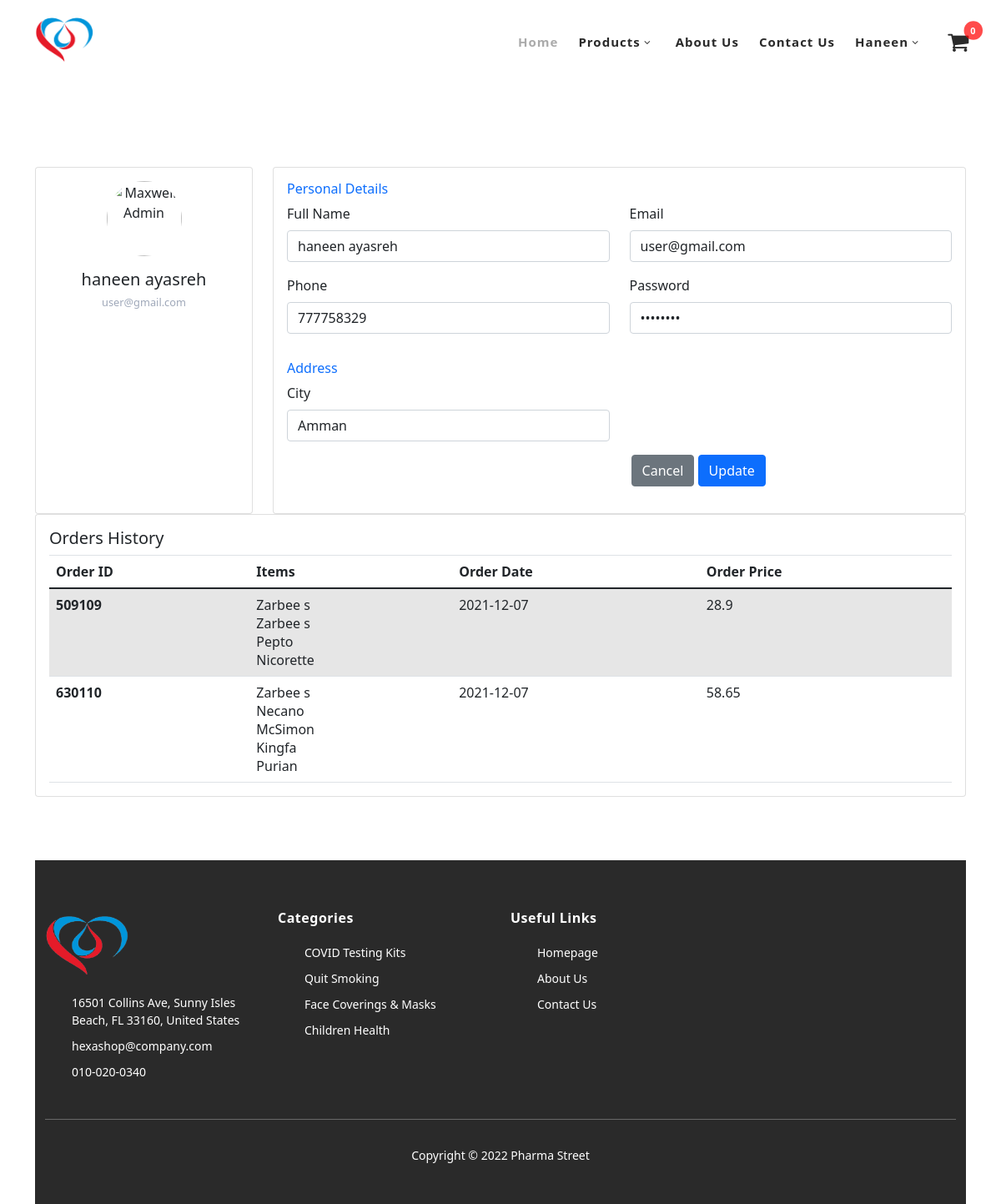
The page /setting.php (signed in) on the database as committed earlier.
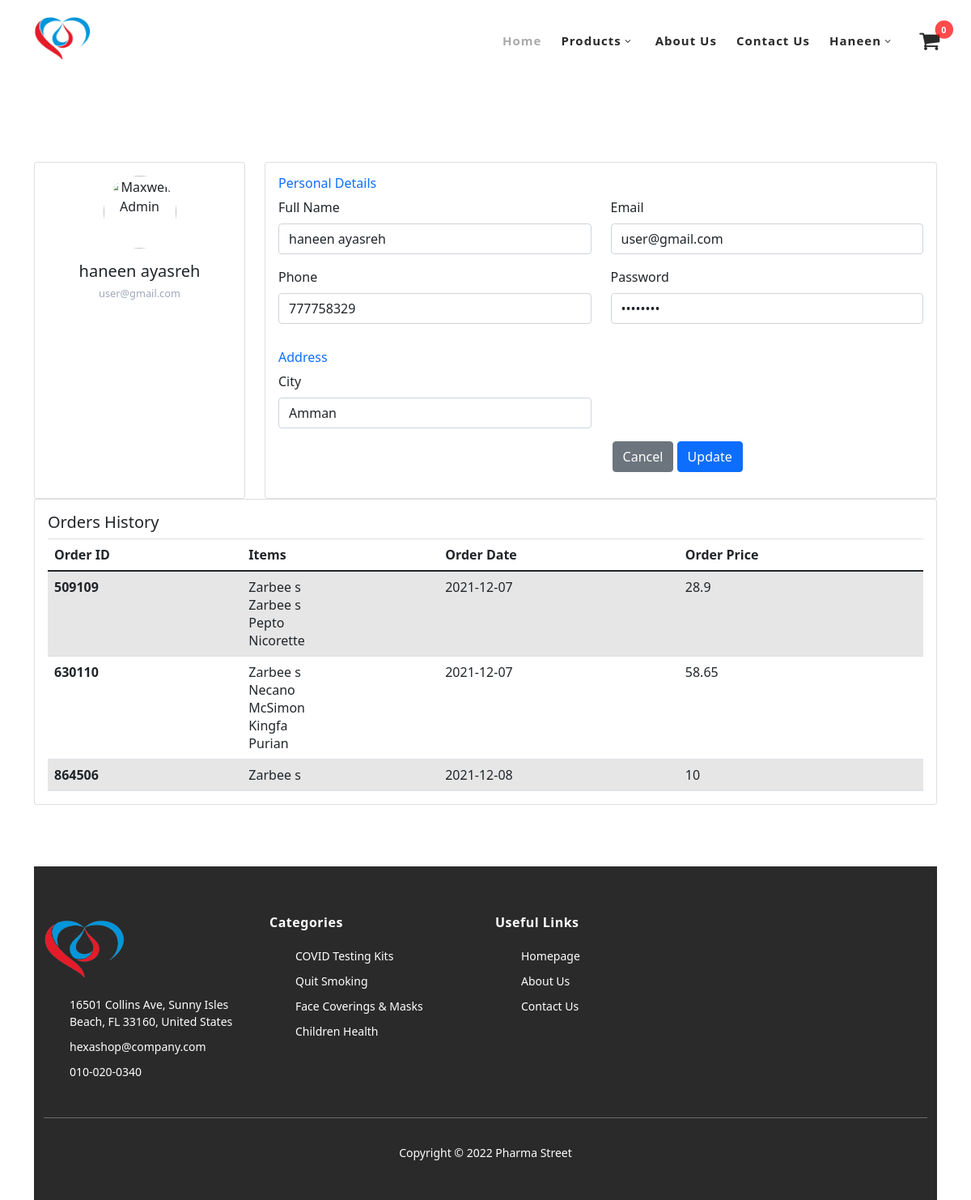
The same page on the database as committed later.
### tables this page shows
CREATE TABLE `history` (
  `history_id` int(11) NOT NULL,
  `user_id` int(11) DEFAULT NULL,
  `item_id` varchar(255) DEFAULT NULL,
  `history_date` date DEFAULT NULL,
  `coupon_Id` int(11) NOT NULL,
  `order_price` float NOT NULL
);

### setting.php (the view, shortened to what this page needs)
<?php include("header.php");
include "admin/includes/config.php";
$id = $_SESSION["users"]["id"];
$select = "SELECT * FROM user WHERE user_id=$id";
$query = mysqli_query($conn, $select);
$row = mysqli_fetch_assoc($query);
$selectx = "SELECT * FROM history where user_id = $id";
$rowx = $conn->query($selectx);
?>
<link rel="stylesheet" href="setting.css">
<link rel="stylesheet" href="https://cdn.jsdelivr.net/npm/bootstrap@5.0.0-alpha1/dist/css/bootstrap.min.css">
<form action="" method="post">
  <div class="container">
    <div class="row gutters">
      <div class="col-xl-3 col-lg-3 col-md-12 col-sm-12 col-12">
        <div class="card h-100">
          <div class="card-body">
            <div class="account-settings">
              <div class="user-profile">
                <div class="user-avatar">
                  <img src="https://bootdey.com/img/Content/avatar/avatar7.png" alt="Maxwell Admin">
                </div>
                <h5 class="user-name"><?php echo $row["user_fullname"] ?></h5>
                <h6 class="user-email"><?php echo $row["user_email"] ?></h6>
              </div>
            </div>
          </div>
        </div>
      </div>
      <div class="col-xl-9 col-lg-9 col-md-12 col-sm-12 col-12">
        <div class="card h-100">
          <div class="card-body">
            <div class="row gutters">
              <div class="col-xl-12 col-lg-12 col-md-12 col-sm-12 col-12">
                <h6 class="mb-2 text-primary">Personal Details</h6>
              </div>
              <div class="col-xl-6 col-lg-6 col-md-6 col-sm-6 col-12">
                <div class="form-group">
                  <label for="fullName">Full Name</label>
                  <input type="text" name="user_fullname" class="form-control" id="fullName" value="<?php echo $row["user_fullname"] ?>" placeholder="Enter full name">
                </div>
              </div>
              <div class="col-xl-6 col-lg-6 col-md-6 col-sm-6 col-12">
                <div class="form-group">
                  <label for="eMail">Email</label>
                  <input type="email" name="user_email" class="form-control" id="eMail" value="<?php echo $row["user_email"] ?>" placeholder="Enter email ID">
                </div>
              </div>
              <div class="col-xl-6 col-lg-6 col-md-6 col-sm-6 col-12">
                <div class="form-group">
                  <label for="phone">Phone</label>
                  <input type="text" name="user_phone" class="form-control" id="phone" value="<?php echo $row["user_phone"] ?>" placeholder="Enter phone number">
                </div>
              </div>
              <div class="col-xl-6 col-lg-6 col-md-6 col-sm-6 col-12">
                <div class="form-group">
                  <label for="website">Password</label>
                  <input type="password" name="user_password" class="form-control" id="website" value="<?php echo $row["user_password"] ?>" placeholder="password">
                </div>
              </div>
            </div>
            <div class="row gutters">
              <div class="col-xl-12 col-lg-12 col-md-12 col-sm-12 col-12">
                <h6 class="mt-3 mb-2 text-primary">Address</h6>
              </div>
              <div class="col-xl-6 col-lg-6 col-md-6 col-sm-6 col-12">
                <div class="form-group">
                  <label for="ciTy">City</label>
                  <input type="name" name="user_city" class="form-control" id="ciTy" value="<?php echo $row["user_city"] ?>" placeholder="Enter City">
                </div>
              </div>
              <div class="row gutters">
                <div class="col-xl-9 col-lg-9 col-md-9 col-sm-9 col-9">
                  <div class="text-right">
                    <a href="index.php"><button type="button" id="submit" name="cancel" class="btn btn-secondary">Cancel</button></a>
                    <button type="submit" id="submit" name="edit_btn" class="btn btn-primary">Update</button>
                  </div>
                </div>
              </div>
            </div>
          </div>
        </div>
      </div>
      <div class="col-lg-12">
        <div class="main-card mb-3 card">
          <div class="card-body">
            <h5 class="card-title">Orders History</h5>
            <table class="mb-0 table table-striped">
              <thead>
                <tr>
                  <th>Order ID</th>
                  <th>Items</th>
                  <th>Order Date</th>
                  <th>Order Price</th>
                </tr>
              </thead>
              <tbody>
                <?php
                while($row = $rowx->fetch_assoc()){?>
                <tr>
                  <th scope="row"><?php echo $row["history_id"]; ?></th>
                  <td><?php echo str_replace("-","<br>",substr($row["item_id"],2)); ?></td>
                  <td><?php echo $row["history_date"]; ?></td>
                  <td><?php echo $row["order_price"];?></td>
                </tr>
                <?php }?>
              </tbody>
            </table>
          </div>
        </div>
      </div>
    </div>
</form>
</body>
</html>
<?php include("footer.php"); ?>

Rows that differ between the two databases and show on the page:
added history: history_id "864506", item "Zarbee s", history_date "2021-12-08", order_price "10"
